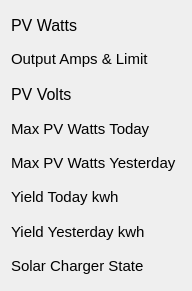
   <widget class="QWidget" name="layoutWidget">
    <property name="geometry">
     <rect>
      <x>9</x>
      <y>214</y>
      <width>172</width>
      <height>291</height>
     </rect>
    </property>
    <layout class="QVBoxLayout" name="verticalLayout_7">
     <item>
      <widget class="QLabel" name="PV_Watts_label">
       <property name="font">
        <font>
         <pointsize>12</pointsize>
        </font>
       </property>
       <property name="text">
        <string>PV Watts</string>
       </property>
      </widget>
     </item>
     <item>
      <widget class="QLabel" name="Output_Amps_label">
       <property name="font">
        <font>
         <pointsize>10</pointsize>
        </font>
       </property>
       <property name="text">
        <string>&lt;html&gt;&lt;head/&gt;&lt;body&gt;&lt;p&gt;&lt;span style=&quot; font-size:11pt;&quot;&gt;Output Amps &amp;amp; Limit&lt;/span&gt;&lt;/p&gt;&lt;/body&gt;&lt;/html&gt;</string>
       </property>
      </widget>
     </item>
     <item>
      <widget class="QLabel" name="PV_Volts_label">
       <property name="font">
        <font>
         <pointsize>12</pointsize>
        </font>
       </property>
       <property name="text">
        <string>PV Volts</string>
       </property>
      </widget>
     </item>
     <item>
      <widget class="QLabel" name="Max_PV_Watts_Today_label">
       <property name="font">
        <font>
         <pointsize>11</pointsize>
        </font>
       </property>
       <property name="text">
        <string>Max PV Watts Today</string>
       </property>
      </widget>
     </item>
     <item>
      <widget class="QLabel" name="Max_PV_Watts_Yesterday_label">
       <property name="minimumSize">
        <size>
         <width>170</width>
         <height>0</height>
        </size>
       </property>
       <property name="maximumSize">
        <size>
         <width>0</width>
         <height>16777215</height>
        </size>
       </property>
       <property name="font">
        <font>
         <pointsize>11</pointsize>
        </font>
       </property>
       <property name="text">
        <string>Max PV Watts Yesterday</string>
       </property>
      </widget>
     </item>
     <item>
      <widget class="QLabel" name="Yield_Today_label">
       <property name="font">
        <font>
         <pointsize>11</pointsize>
        </font>
       </property>
       <property name="text">
        <string>Yield Today kwh</string>
       </property>
      </widget>
     </item>
     <item>
      <widget class="QLabel" name="Yield_Yesterday_label">
       <property name="font">
        <font>
         <pointsize>11</pointsize>
        </font>
       </property>
       <property name="text">
        <string>Yield Yesterday kwh</string>
       </property>
      </widget>
     </item>
     <item>
      <widget class="QLabel" name="Solar_Charger_State_label">
       <property name="font">
        <font>
         <pointsize>11</pointsize>
        </font>
       </property>
       <property name="text">
        <string>Solar Charger State</string>
       </property>
      </widget>
     </item>
    </layout>
   </widget>
